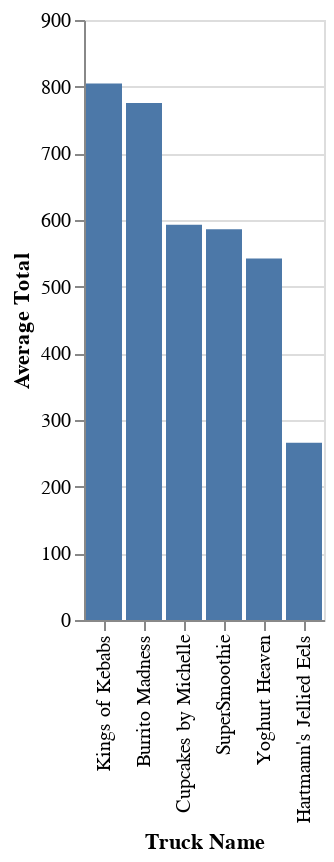

The notebook cell this image was saved under:
### Markdown cell above
## A bar chart showing average transaction total for each truck

### Code cell
bar = alt.Chart(average_per_truck).mark_bar().encode(
    x = alt.X(field = 'truck_name', type = 'nominal', title = 'Truck Name', sort = '-y'),
    y = alt.Y(field = 'average_value', type = 'quantitative', title = 'Average Total')
)

bar

### Figure 1 — Vega-Lite specification as saved in the notebook (floating-point values rounded to 4 significant figures)
{"config": {"view": {"continuousWidth": 300, "continuousHeight": 300}}, "data": {"name": "data-adcbb91985c5c087cedc4f55eb9e4599"}, "mark": {"type": "bar"}, "encoding": {"x": {"field": "truck_name", "sort": "-y", "title": "Truck Name", "type": "nominal"}, "y": {"field": "average_value", "title": "Average Total", "type": "quantitative"}}, "$schema": "https://vega.github.io/schema/vega-lite/v5.20.1.json", "datasets": {"data-adcbb91985c5c087cedc4f55eb9e4599": [{"truck_name": "Kings of Kebabs", "average_value": 804.8}, {"truck_name": "Burrito Madness", "average_value": 775.5}, {"truck_name": "Cupcakes by Michelle", "average_value": 592.8}, {"truck_name": "SuperSmoothie", "average_value": 586.2}, {"truck_name": "Yoghurt Heaven", "average_value": 542.1}, {"truck_name": "Hartmann's Jellied Eels", "average_value": 266.0}]}}
